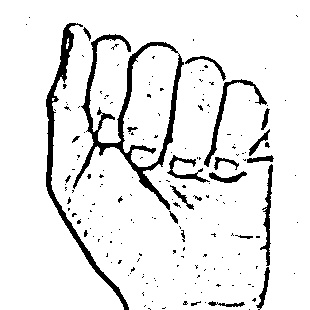
#> input picture dataset/test/A/108.jpg, 310 x 310 px
$ python -i imageprocessing.py   (imports and definitions only)
#> lines starting #> are read from the running program, lines starting #| are printed output that depends on the picture; after the words box and inside, x2 and y2 are one past the last pixel; in counts of white or black regions, pixels touching at a corner belong together
import cv2
import numpy as np

minValue = 70
def func(path):
    #frame = cv2.imread(path)
#> called with path = 'dataset/test/A/108.jpg'
    roi = cv2.imread(path)
#> roi is the input picture: shape (310, 310, 3); min 0, max 255, mean 232.8
    #gray = cv2.cvtColor(frame, cv2.COLOR_BGR2GRAY)
    gray = cv2.cvtColor(roi, cv2.COLOR_BGR2GRAY)
    blur = cv2.GaussianBlur(gray,(5,5),2)
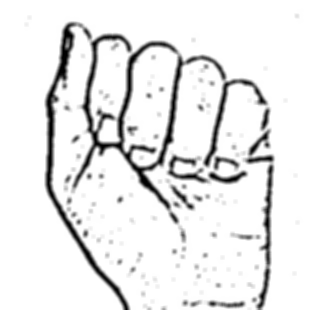
#> blur: shape (310, 310); min 0, max 255, mean 232.8

    th3 = cv2.adaptiveThreshold(blur,255,cv2.ADAPTIVE_THRESH_GAUSSIAN_C,cv2.THRESH_BINARY_INV,11,2)
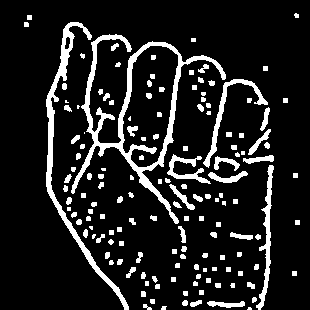
#> th3: shape (310, 310); 12.6% white; 149 white regions (20 under 20 px), largest, box (x1, y1, x2, y2) and area: (71, 34, 226, 224) 3521, (46, 22, 129, 310) 1965, (256, 165, 274, 310) 725
    ret, res = cv2.threshold(th3, minValue, 255, cv2.THRESH_BINARY_INV+cv2.THRESH_OTSU)
#> ret = 0
    return res

>>> result = func('dataset/test/A/108.jpg')

$ run again, on dataset/test/A/128.jpg
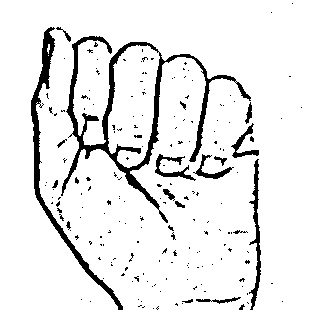
#> input picture dataset/test/A/128.jpg, 310 x 310 px
#> in func, roi is the input picture: shape (310, 310, 3); min 0, max 255, mean 232.5
#> in func, `blur = cv2.GaussianBlur(gray,(5,5),2)`:
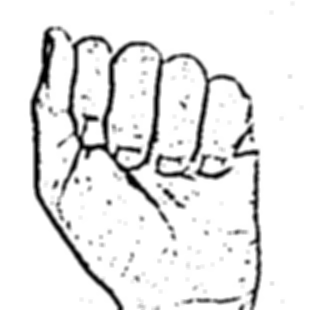
#> blur: shape (310, 310); min 0, max 255, mean 232.5
#> in func, `th3 = cv2.adaptiveThreshold(blur,255,cv2.ADAPTIVE_THRESH_GAUSSIAN_C,cv..`:
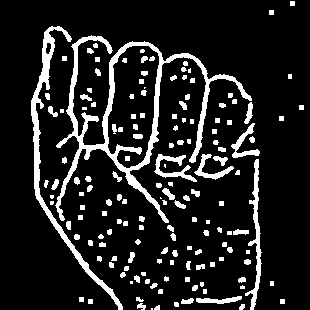
#> th3: shape (310, 310); 12.9% white; 156 white regions (19 under 20 px), largest, box (x1, y1, x2, y2) and area: (55, 35, 252, 223) 4339, (31, 26, 123, 310) 1985, (245, 159, 262, 310) 733
#> ret = 0

$ run again, on dataset/test/A/29.jpg
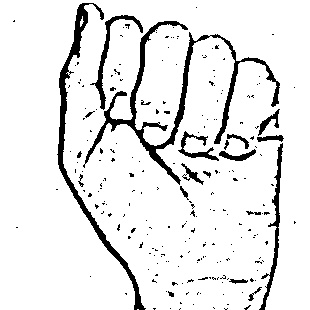
#> input picture dataset/test/A/29.jpg, 310 x 310 px
#> in func, roi is the input picture: shape (310, 310, 3); min 0, max 255, mean 231.8
#> in func, `blur = cv2.GaussianBlur(gray,(5,5),2)`:
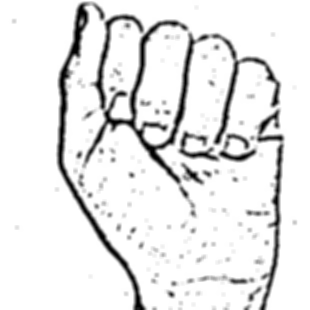
#> blur: shape (310, 310); min 0, max 255, mean 231.8
#> in func, `th3 = cv2.adaptiveThreshold(blur,255,cv2.ADAPTIVE_THRESH_GAUSSIAN_C,cv..`:
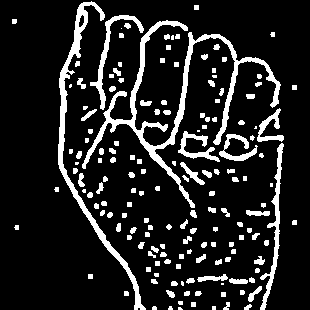
#> th3: shape (310, 310); 13.4% white; 162 white regions (25 under 20 px), largest, box (x1, y1, x2, y2) and area: (82, 20, 281, 208) 3597, (58, 1, 146, 310) 2121, (260, 143, 284, 310) 827
#> ret = 0

$ run again, on dataset/test/A/577.jpg
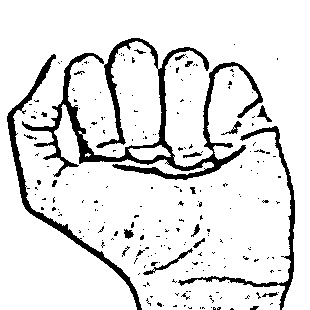
#> input picture dataset/test/A/577.jpg, 310 x 310 px
#> in func, roi is the input picture: shape (310, 310, 3); min 0, max 255, mean 226.6
#> in func, `blur = cv2.GaussianBlur(gray,(5,5),2)`:
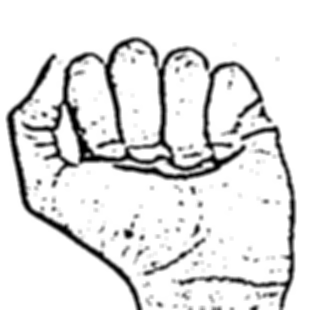
#> blur: shape (310, 310); min 0, max 255, mean 226.6
#> in func, `th3 = cv2.adaptiveThreshold(blur,255,cv2.ADAPTIVE_THRESH_GAUSSIAN_C,cv..`:
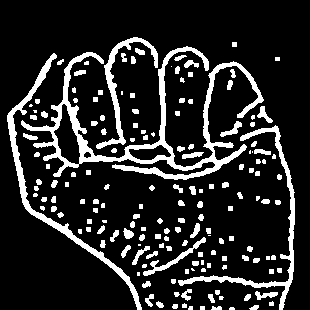
#> th3: shape (310, 310); 15.3% white; 166 white regions (33 under 20 px), largest, box (x1, y1, x2, y2) and area: (21, 46, 264, 180) 5015, (7, 53, 142, 310) 1918, (178, 125, 295, 310) 1574
#> ret = 0
